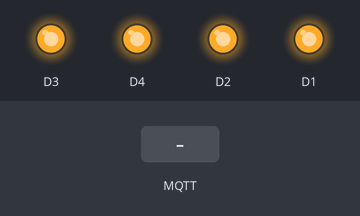
The sketch below on a simulated ESP8266 (NodeMCU). Shown: output pins drawn as LEDs (lit = HIGH). Inputs (shaded band) come from the test bench. WiFi joins after 1.5 s; servers stay silent unless stated; random numbers use the default seed unless the sketch sets one; no MQTT or app messages arrive unless stated; what the sketch prints to the serial monitor is not drawn.

Above: at 2.7 s.
2.8 s: MQTT message "0" arrives on the first subscribed topic
At 4.0 s:
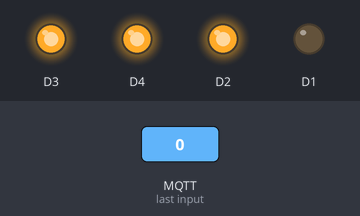
4.3 s: MQTT message "1" arrives on the first subscribed topic
At 5.2 s:
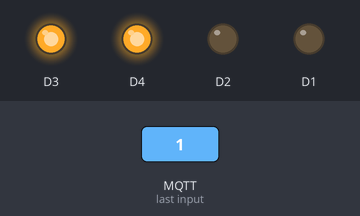
5.8 s: MQTT message "2" arrives on the first subscribed topic
At 6.3 s:
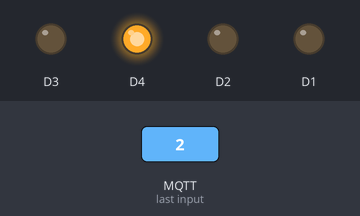
7.3 s: MQTT message "3" arrives on the first subscribed topic
At 8.5 s:
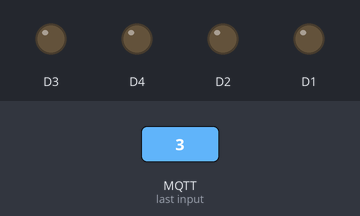
8.8 s: MQTT message "4" arrives on the first subscribed topic
At 9.8 s:
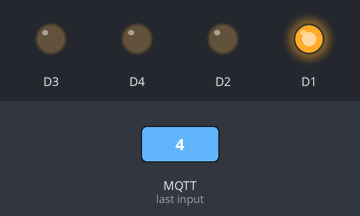
10.3 s: MQTT message "5" arrives on the first subscribed topic
At 10.9 s:
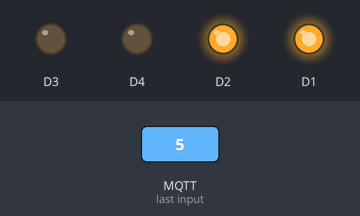
Timing chart, 0 to 12.8 s (numbered marks = the images above; inputs shaded):
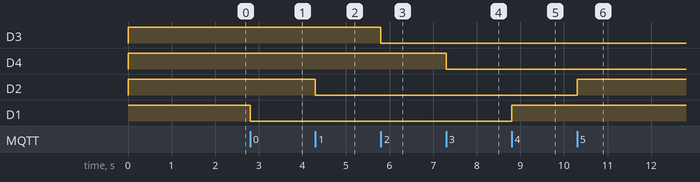

The sketch:

ESP8266.ino
```cpp
#include <ESP8266WiFi.h>
#include <PubSubClient.h>

// Update these with values suitable for your network.

const char* ssid = "EspServer";
const char* password = "12345678";
const char* mqtt_server = "iot.eclipse.org";
// 9EB1928E ---> In
// DEDE09CB ---> out
WiFiClient espClient;
PubSubClient client(espClient);
long lastMsg = 0;
char msg[50];
int value = 0;
short check = 0;

void setup_wifi() {
  delay(10);
  // We start by connecting to a WiFi network
  Serial.println();
  Serial.print("Connecting to ");
  Serial.println(ssid);

  WiFi.begin(ssid, password);

  while (WiFi.status() != WL_CONNECTED) {
    delay(500);
    Serial.print(".");
  }

  randomSeed(micros());

  Serial.println("");
  Serial.println("WiFi connected");
  Serial.println("IP address: ");
  Serial.println(WiFi.localIP());
}

void callback(char* topic, byte* payload, unsigned int length) {
  char c = (char)payload[0];
  /// Switch On or Off The Relay
  // 0,1,2,3 -> Relay On
  // 4,5,6,7 -> Relay off

  switch(c){
      case '0':
        digitalWrite(D1,LOW);
       break;
      case '1':
        digitalWrite(D2,LOW);
       break;
      case '2':
        digitalWrite(D3,LOW);
       break;
      case '3':
        digitalWrite(D4,LOW);
       break;
      case '4':
        digitalWrite(D1,HIGH);
       break;
      case '5':
        digitalWrite(D2,HIGH);
       break;
      case '6':
        digitalWrite(D3,HIGH);
       break;
      case '7':
        digitalWrite(D4,HIGH);
       break;
      default:
      Serial.println("Not Found Value !");
    }
}

void reconnect() {
  // Loop until we're reconnected
  while (!client.connected()) {

    Serial.print("Attempting MQTT connection...");

    // Create a random client ID

    String clientId = "ESP8266Client";
    clientId += String(random(0xffff), HEX);

    // Attempt to connect
    if (client.connect(clientId.c_str())) {
      Serial.println("connected");
      client.publish("DEDE09CB", "Connected");
      client.subscribe("9EB1928E");
    } else {
      Serial.print("failed, rc=");
      Serial.print(client.state());
      Serial.println(" try again in 5 seconds");
      // Wait 5 seconds before retrying
      delay(5000);
    }
  }
}

void setup() {
  Serial.begin(115200);
  ////// Setting Output Pins
  pinMode(D1,OUTPUT);
  pinMode(D2,OUTPUT);
  pinMode(D3,OUTPUT);
  pinMode(D4,OUTPUT);
  //// Setting ALL values to High
  digitalWrite(D1,HIGH);
  digitalWrite(D2,HIGH);
  digitalWrite(D3,HIGH);
  digitalWrite(D4,HIGH);

  setup_wifi();
  client.setServer(mqtt_server, 1883);
  client.setCallback(callback);
}

void loop() {

  if (!client.connected()) {
    check = 0;
    reconnect();
  }
  client.loop();
  if(check == 0){
    client.publish("DEDE09CB", "Connected");
    check = 1;
  }
}
```

Measured:
- after the input at 2.8 s, D1: HIGH → LOW at once
- after the input at 4.3 s, D2: HIGH → LOW at once
- after the input at 5.8 s, D3: HIGH → LOW at once
- after the input at 7.3 s, D4: HIGH → LOW at once
- after the input at 8.8 s, D1: LOW → HIGH at once
- after the input at 10.3 s, D2: LOW → HIGH at once
